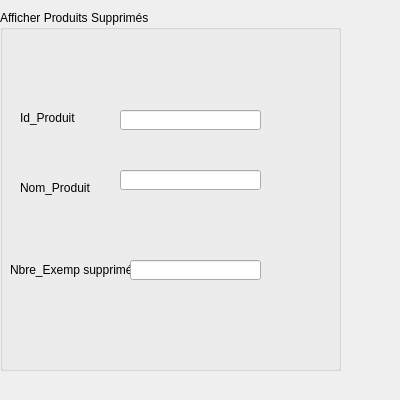
<?xml version="1.0" encoding="UTF-8"?>
<ui version="4.0">
 <class>AfficherProd_Supp</class>
 <widget class="QDialog" name="AfficherProd_Supp">
  <property name="geometry">
   <rect>
    <x>0</x>
    <y>0</y>
    <width>400</width>
    <height>400</height>
   </rect>
  </property>
  <property name="windowTitle">
   <string>Dialog</string>
  </property>
  <widget class="QGroupBox" name="groupBox">
   <property name="geometry">
    <rect>
     <x>0</x>
     <y>10</y>
     <width>341</width>
     <height>361</height>
    </rect>
   </property>
   <property name="title">
    <string>Afficher Produits Supprimés</string>
   </property>
   <widget class="QLabel" name="label">
    <property name="geometry">
     <rect>
      <x>20</x>
      <y>100</y>
      <width>71</width>
      <height>16</height>
     </rect>
    </property>
    <property name="text">
     <string>Id_Produit</string>
    </property>
   </widget>
   <widget class="QLabel" name="label_2">
    <property name="geometry">
     <rect>
      <x>20</x>
      <y>170</y>
      <width>71</width>
      <height>16</height>
     </rect>
    </property>
    <property name="text">
     <string>Nom_Produit</string>
    </property>
   </widget>
   <widget class="QLabel" name="label_3">
    <property name="geometry">
     <rect>
      <x>10</x>
      <y>250</y>
      <width>121</width>
      <height>20</height>
     </rect>
    </property>
    <property name="text">
     <string>Nbre_Exemp supprimés</string>
    </property>
   </widget>
   <widget class="QLineEdit" name="lineEdit">
    <property name="geometry">
     <rect>
      <x>120</x>
      <y>100</y>
      <width>141</width>
      <height>20</height>
     </rect>
    </property>
    <property name="readOnly">
     <bool>true</bool>
    </property>
   </widget>
   <widget class="QLineEdit" name="lineEdit_2">
    <property name="geometry">
     <rect>
      <x>120</x>
      <y>160</y>
      <width>141</width>
      <height>20</height>
     </rect>
    </property>
    <property name="readOnly">
     <bool>true</bool>
    </property>
   </widget>
   <widget class="QLineEdit" name="lineEdit_3">
    <property name="geometry">
     <rect>
      <x>130</x>
      <y>250</y>
      <width>131</width>
      <height>20</height>
     </rect>
    </property>
    <property name="readOnly">
     <bool>true</bool>
    </property>
   </widget>
  </widget>
 </widget>
 <resources/>
 <connections/>
</ui>
